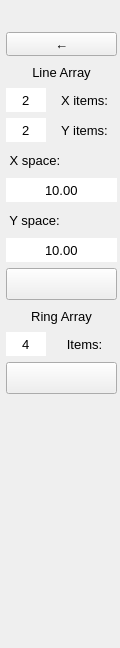
          <widget class="QWidget" name="scrollAreaWidgetContents">
           <property name="geometry">
            <rect>
             <x>0</x>
             <y>0</y>
             <width>120</width>
             <height>648</height>
            </rect>
           </property>
           <layout class="QVBoxLayout" name="verticalLayout_4">
            <property name="leftMargin">
             <number>6</number>
            </property>
            <property name="rightMargin">
             <number>3</number>
            </property>
            <item>
             <widget class="QLabel" name="array_tool">
              <property name="font">
               <font>
                <pointsize>10</pointsize>
               </font>
              </property>
              <property name="styleSheet">
               <string notr="true">background-color:none</string>
              </property>
              <property name="text">
               <string/>
              </property>
              <property name="alignment">
               <set>Qt::AlignmentFlag::AlignCenter</set>
              </property>
             </widget>
            </item>
            <item>
             <widget class="QPushButton" name="back_btn_0">
              <property name="minimumSize">
               <size>
                <width>0</width>
                <height>24</height>
               </size>
              </property>
              <property name="font">
               <font>
                <pointsize>10</pointsize>
               </font>
              </property>
              <property name="focusPolicy">
               <enum>Qt::FocusPolicy::NoFocus</enum>
              </property>
              <property name="text">
               <string>←</string>
              </property>
             </widget>
            </item>
            <item>
             <widget class="QLabel" name="label_7">
              <property name="minimumSize">
               <size>
                <width>0</width>
                <height>20</height>
               </size>
              </property>
              <property name="font">
               <font>
                <pointsize>10</pointsize>
               </font>
              </property>
              <property name="styleSheet">
               <string notr="true">background-color:none</string>
              </property>
              <property name="text">
               <string>Line Array</string>
              </property>
              <property name="alignment">
               <set>Qt::AlignmentFlag::AlignCenter</set>
              </property>
             </widget>
            </item>
            <item>
             <layout class="QHBoxLayout" name="horizontalLayout_5">
              <item>
               <widget class="QSpinBox" name="array_x_item">
                <property name="sizePolicy">
                 <sizepolicy hsizetype="Minimum" vsizetype="Preferred">
                  <horstretch>0</horstretch>
                  <verstretch>0</verstretch>
                 </sizepolicy>
                </property>
                <property name="minimumSize">
                 <size>
                  <width>0</width>
                  <height>24</height>
                 </size>
                </property>
                <property name="maximumSize">
                 <size>
                  <width>40</width>
                  <height>16777215</height>
                 </size>
                </property>
                <property name="font">
                 <font>
                  <pointsize>10</pointsize>
                 </font>
                </property>
                <property name="contextMenuPolicy">
                 <enum>Qt::ContextMenuPolicy::NoContextMenu</enum>
                </property>
                <property name="frame">
                 <bool>false</bool>
                </property>
                <property name="alignment">
                 <set>Qt::AlignmentFlag::AlignCenter</set>
                </property>
                <property name="buttonSymbols">
                 <enum>QAbstractSpinBox::ButtonSymbols::NoButtons</enum>
                </property>
                <property name="minimum">
                 <number>-100</number>
                </property>
                <property name="maximum">
                 <number>100</number>
                </property>
                <property name="value">
                 <number>2</number>
                </property>
               </widget>
              </item>
              <item>
               <widget class="QLabel" name="label">
                <property name="minimumSize">
                 <size>
                  <width>0</width>
                  <height>24</height>
                 </size>
                </property>
                <property name="font">
                 <font>
                  <pointsize>10</pointsize>
                 </font>
                </property>
                <property name="text">
                 <string>X items:</string>
                </property>
                <property name="alignment">
                 <set>Qt::AlignmentFlag::AlignCenter</set>
                </property>
               </widget>
              </item>
             </layout>
            </item>
            <item>
             <layout class="QHBoxLayout" name="horizontalLayout_6">
              <item>
               <widget class="QSpinBox" name="array_y_item">
                <property name="sizePolicy">
                 <sizepolicy hsizetype="Minimum" vsizetype="Preferred">
                  <horstretch>0</horstretch>
                  <verstretch>0</verstretch>
                 </sizepolicy>
                </property>
                <property name="minimumSize">
                 <size>
                  <width>0</width>
                  <height>24</height>
                 </size>
                </property>
                <property name="maximumSize">
                 <size>
                  <width>40</width>
                  <height>16777215</height>
                 </size>
                </property>
                <property name="font">
                 <font>
                  <pointsize>10</pointsize>
                 </font>
                </property>
                <property name="contextMenuPolicy">
                 <enum>Qt::ContextMenuPolicy::NoContextMenu</enum>
                </property>
                <property name="frame">
                 <bool>false</bool>
                </property>
                <property name="alignment">
                 <set>Qt::AlignmentFlag::AlignCenter</set>
                </property>
                <property name="buttonSymbols">
                 <enum>QAbstractSpinBox::ButtonSymbols::NoButtons</enum>
                </property>
                <property name="minimum">
                 <number>-100</number>
                </property>
                <property name="maximum">
                 <number>100</number>
                </property>
                <property name="value">
                 <number>2</number>
                </property>
               </widget>
              </item>
              <item>
               <widget class="QLabel" name="label_2">
                <property name="minimumSize">
                 <size>
                  <width>0</width>
                  <height>24</height>
                 </size>
                </property>
                <property name="font">
                 <font>
                  <pointsize>10</pointsize>
                 </font>
                </property>
                <property name="text">
                 <string>Y items:</string>
                </property>
                <property name="alignment">
                 <set>Qt::AlignmentFlag::AlignCenter</set>
                </property>
               </widget>
              </item>
             </layout>
            </item>
            <item>
             <widget class="QLabel" name="label_3">
              <property name="minimumSize">
               <size>
                <width>0</width>
                <height>24</height>
               </size>
              </property>
              <property name="font">
               <font>
                <pointsize>10</pointsize>
               </font>
              </property>
              <property name="text">
               <string> X space:</string>
              </property>
             </widget>
            </item>
            <item>
             <widget class="QDoubleSpinBox" name="array_x_space">
              <property name="sizePolicy">
               <sizepolicy hsizetype="Minimum" vsizetype="Preferred">
                <horstretch>0</horstretch>
                <verstretch>0</verstretch>
               </sizepolicy>
              </property>
              <property name="minimumSize">
               <size>
                <width>0</width>
                <height>24</height>
               </size>
              </property>
              <property name="font">
               <font>
                <pointsize>10</pointsize>
               </font>
              </property>
              <property name="contextMenuPolicy">
               <enum>Qt::ContextMenuPolicy::NoContextMenu</enum>
              </property>
              <property name="frame">
               <bool>false</bool>
              </property>
              <property name="alignment">
               <set>Qt::AlignmentFlag::AlignCenter</set>
              </property>
              <property name="buttonSymbols">
               <enum>QAbstractSpinBox::ButtonSymbols::NoButtons</enum>
              </property>
              <property name="maximum">
               <double>10000.000000000000000</double>
              </property>
              <property name="value">
               <double>10.000000000000000</double>
              </property>
             </widget>
            </item>
            <item>
             <widget class="QLabel" name="label_4">
              <property name="minimumSize">
               <size>
                <width>0</width>
                <height>24</height>
               </size>
              </property>
              <property name="font">
               <font>
                <pointsize>10</pointsize>
               </font>
              </property>
              <property name="text">
               <string> Y space:</string>
              </property>
             </widget>
            </item>
            <item>
             <widget class="QDoubleSpinBox" name="array_y_space">
              <property name="sizePolicy">
               <sizepolicy hsizetype="Minimum" vsizetype="Preferred">
                <horstretch>0</horstretch>
                <verstretch>0</verstretch>
               </sizepolicy>
              </property>
              <property name="minimumSize">
               <size>
                <width>0</width>
                <height>24</height>
               </size>
              </property>
              <property name="font">
               <font>
                <pointsize>10</pointsize>
               </font>
              </property>
              <property name="contextMenuPolicy">
               <enum>Qt::ContextMenuPolicy::NoContextMenu</enum>
              </property>
              <property name="frame">
               <bool>false</bool>
              </property>
              <property name="alignment">
               <set>Qt::AlignmentFlag::AlignCenter</set>
              </property>
              <property name="buttonSymbols">
               <enum>QAbstractSpinBox::ButtonSymbols::NoButtons</enum>
              </property>
              <property name="maximum">
               <double>10000.000000000000000</double>
              </property>
              <property name="value">
               <double>10.000000000000000</double>
              </property>
             </widget>
            </item>
            <item>
             <widget class="QPushButton" name="line_array_btn">
              <property name="minimumSize">
               <size>
                <width>0</width>
                <height>32</height>
               </size>
              </property>
              <property name="focusPolicy">
               <enum>Qt::FocusPolicy::NoFocus</enum>
              </property>
              <property name="toolTip">
               <string>Line Array</string>
              </property>
              <property name="icon">
               <iconset resource="../../res/Icons.qrc">
                <normaloff>:/icons/line_array_btn.png</normaloff>:/icons/line_array_btn.png</iconset>
              </property>
              <property name="iconSize">
               <size>
                <width>24</width>
                <height>24</height>
               </size>
              </property>
             </widget>
            </item>
            <item>
             <widget class="QLabel" name="label_8">
              <property name="minimumSize">
               <size>
                <width>0</width>
                <height>20</height>
               </size>
              </property>
              <property name="font">
               <font>
                <pointsize>10</pointsize>
               </font>
              </property>
              <property name="styleSheet">
               <string notr="true">background-color:none</string>
              </property>
              <property name="text">
               <string>Ring Array</string>
              </property>
              <property name="alignment">
               <set>Qt::AlignmentFlag::AlignCenter</set>
              </property>
             </widget>
            </item>
            <item>
             <layout class="QHBoxLayout" name="horizontalLayout_7">
              <item>
               <widget class="QSpinBox" name="array_item">
                <property name="sizePolicy">
                 <sizepolicy hsizetype="Minimum" vsizetype="Preferred">
                  <horstretch>0</horstretch>
                  <verstretch>0</verstretch>
                 </sizepolicy>
                </property>
                <property name="minimumSize">
                 <size>
                  <width>0</width>
                  <height>24</height>
                 </size>
                </property>
                <property name="maximumSize">
                 <size>
                  <width>40</width>
                  <height>16777215</height>
                 </size>
                </property>
                <property name="font">
                 <font>
                  <pointsize>10</pointsize>
                 </font>
                </property>
                <property name="contextMenuPolicy">
                 <enum>Qt::ContextMenuPolicy::NoContextMenu</enum>
                </property>
                <property name="frame">
                 <bool>false</bool>
                </property>
                <property name="alignment">
                 <set>Qt::AlignmentFlag::AlignCenter</set>
                </property>
                <property name="buttonSymbols">
                 <enum>QAbstractSpinBox::ButtonSymbols::NoButtons</enum>
                </property>
                <property name="maximum">
                 <number>720</number>
                </property>
                <property name="value">
                 <number>4</number>
                </property>
               </widget>
              </item>
              <item>
               <widget class="QLabel" name="label_6">
                <property name="minimumSize">
                 <size>
                  <width>0</width>
                  <height>24</height>
                 </size>
                </property>
                <property name="font">
                 <font>
                  <pointsize>10</pointsize>
                 </font>
                </property>
                <property name="text">
                 <string>Items:</string>
                </property>
                <property name="alignment">
                 <set>Qt::AlignmentFlag::AlignCenter</set>
                </property>
               </widget>
              </item>
             </layout>
            </item>
            <item>
             <widget class="QPushButton" name="ring_array_btn">
              <property name="minimumSize">
               <size>
                <width>0</width>
                <height>32</height>
               </size>
              </property>
              <property name="focusPolicy">
               <enum>Qt::FocusPolicy::NoFocus</enum>
              </property>
              <property name="toolTip">
               <string>Ring Array</string>
              </property>
              <property name="icon">
               <iconset resource="../../res/Icons.qrc">
                <normaloff>:/icons/ring_array_btn.png</normaloff>:/icons/ring_array_btn.png</iconset>
              </property>
              <property name="iconSize">
               <size>
                <width>24</width>
                <height>24</height>
               </size>
              </property>
             </widget>
            </item>
            <item>
             <spacer name="verticalSpacer_2">
              <property name="orientation">
               <enum>Qt::Orientation::Vertical</enum>
              </property>
              <property name="sizeHint" stdset="0">
               <size>
                <width>20</width>
                <height>40</height>
               </size>
              </property>
             </spacer>
            </item>
           </layout>
          </widget>
